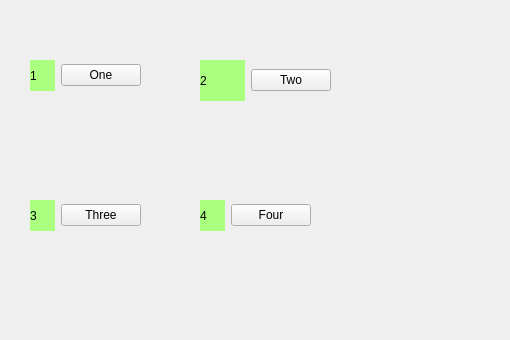
<?xml version="1.0" encoding="UTF-8"?>
<ui version="4.0">
 <class>Form</class>
 <widget class="QWidget" name="Form">
  <property name="geometry">
   <rect>
    <x>0</x>
    <y>0</y>
    <width>510</width>
    <height>340</height>
   </rect>
  </property>
  <property name="windowTitle">
   <string>Form</string>
  </property>
  <widget class="QWidget" name="layoutWidget">
   <property name="geometry">
    <rect>
     <x>200</x>
     <y>60</y>
     <width>131</width>
     <height>41</height>
    </rect>
   </property>
   <layout class="QHBoxLayout" name="horizontalLayout_2">
    <item>
     <widget class="QLabel" name="label2">
      <property name="sizePolicy">
       <sizepolicy hsizetype="Preferred" vsizetype="Preferred">
        <horstretch>0</horstretch>
        <verstretch>0</verstretch>
       </sizepolicy>
      </property>
      <property name="styleSheet">
       <string notr="true">background-color: rgb(170, 255, 127);</string>
      </property>
      <property name="text">
       <string>2</string>
      </property>
     </widget>
    </item>
    <item>
     <widget class="QPushButton" name="pushButton2">
      <property name="sizePolicy">
       <sizepolicy hsizetype="Minimum" vsizetype="Fixed">
        <horstretch>0</horstretch>
        <verstretch>0</verstretch>
       </sizepolicy>
      </property>
      <property name="text">
       <string>Two</string>
      </property>
     </widget>
    </item>
   </layout>
  </widget>
  <widget class="QWidget" name="layoutWidget_2">
   <property name="geometry">
    <rect>
     <x>30</x>
     <y>200</y>
     <width>111</width>
     <height>31</height>
    </rect>
   </property>
   <layout class="QHBoxLayout" name="horizontalLayout_3">
    <item>
     <widget class="QLabel" name="label3">
      <property name="styleSheet">
       <string notr="true">background-color: rgb(170, 255, 127);</string>
      </property>
      <property name="text">
       <string>3</string>
      </property>
     </widget>
    </item>
    <item>
     <widget class="QPushButton" name="pushButton3">
      <property name="text">
       <string>Three</string>
      </property>
     </widget>
    </item>
   </layout>
  </widget>
  <widget class="QWidget" name="layoutWidget_3">
   <property name="geometry">
    <rect>
     <x>200</x>
     <y>200</y>
     <width>111</width>
     <height>31</height>
    </rect>
   </property>
   <layout class="QHBoxLayout" name="horizontalLayout_4">
    <item>
     <widget class="QLabel" name="label4">
      <property name="styleSheet">
       <string notr="true">background-color: rgb(170, 255, 127);</string>
      </property>
      <property name="text">
       <string>4</string>
      </property>
     </widget>
    </item>
    <item>
     <widget class="QPushButton" name="pushButton4">
      <property name="text">
       <string>Four</string>
      </property>
     </widget>
    </item>
   </layout>
  </widget>
  <widget class="QWidget" name="layoutWidget">
   <property name="geometry">
    <rect>
     <x>30</x>
     <y>60</y>
     <width>111</width>
     <height>31</height>
    </rect>
   </property>
   <layout class="QHBoxLayout" name="horizontalLayout">
    <item>
     <widget class="QLabel" name="label1">
      <property name="styleSheet">
       <string notr="true">background-color: rgb(170, 255, 127);</string>
      </property>
      <property name="text">
       <string>1</string>
      </property>
     </widget>
    </item>
    <item>
     <widget class="QPushButton" name="pushButton1">
      <property name="text">
       <string>One</string>
      </property>
     </widget>
    </item>
   </layout>
  </widget>
  <zorder>layoutWidget</zorder>
  <zorder>layoutWidget</zorder>
  <zorder>layoutWidget_2</zorder>
  <zorder>layoutWidget_3</zorder>
 </widget>
 <resources/>
 <connections/>
</ui>
